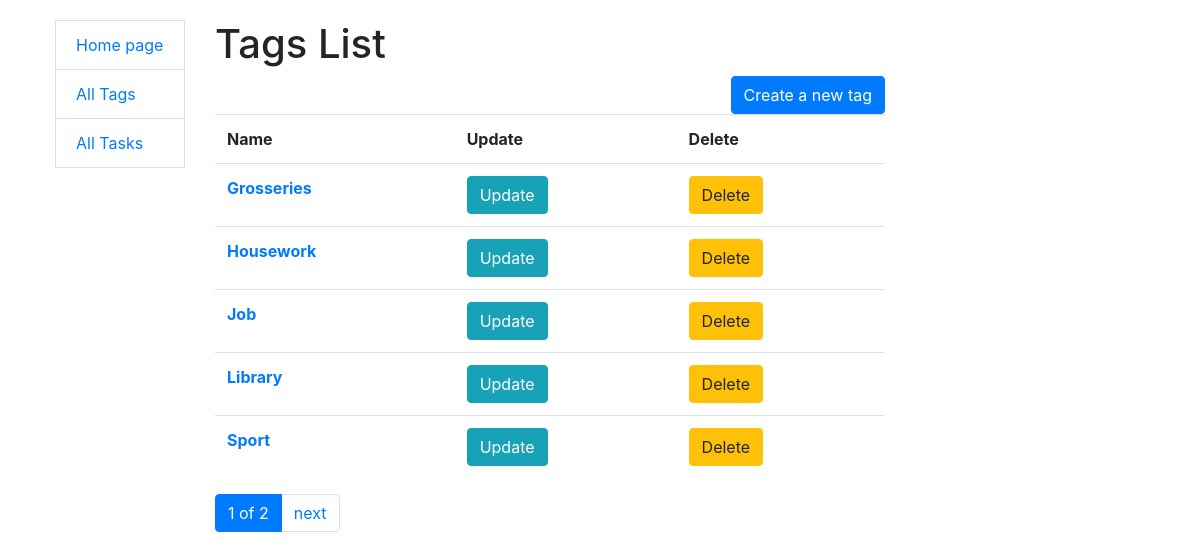
The app's page /tags/ with its own data.
### case/models.py (models this page shows, shortened)
class Tag(models.Model):
    name = models.CharField(max_length=63)
    class Meta:
        ordering = ["name"]

### case/views.py (the view)
# urls.py: path("tags/", TagListView.as_view(), name="tag-list"),
class TagListView(generic.ListView):
    model = Tag
    paginate_by = 5

### templates/case/tag_list.html
{% extends "base.html" %}
{% block content %}
  <h1>Tags List</h1>
  {% if tag_list %}
    <table class="table">
    <tr>
        <th>Name</th>
        <th>Update</th>
        <th>Delete</th>
      </tr>
      {% for tag in tag_list %}
        <tr>
          <td><strong><a href="{% url "case:tag-detail" pk=tag.id %}">{{ tag.name }}</a></strong></td>
          <td>
              <a href="{% url "case:tag-update" tag.id %}" class="btn btn-info">
                Update
              </a>
            </td>
            <td>
              <a href="{% url "case:tag-delete" tag.id %}" class="btn btn-warning">
                Delete
              </a>
            </td>
          </tr>
      {% endfor %}
    <a style="float: right"
       href="{% url "case:tag-create" %}"
       class="btn btn-primary">Create a new tag
    </a>
    </table>
    {% else %}
    <p>There are no tags in To-do list</p>
  {% endif %}
{% endblock %}

### static/css/style.css (style rules this page uses)
body { margin-top: 20px; }

### records on screen
Tag: name "Grosseries"
Tag: name "Housework"
Tag: name "Job"
Tag: name "Library"
Tag: name "Sport"

### other values on screen
{{ page_obj.number }} "1"
{{ paginator.num_pages }} "2"
